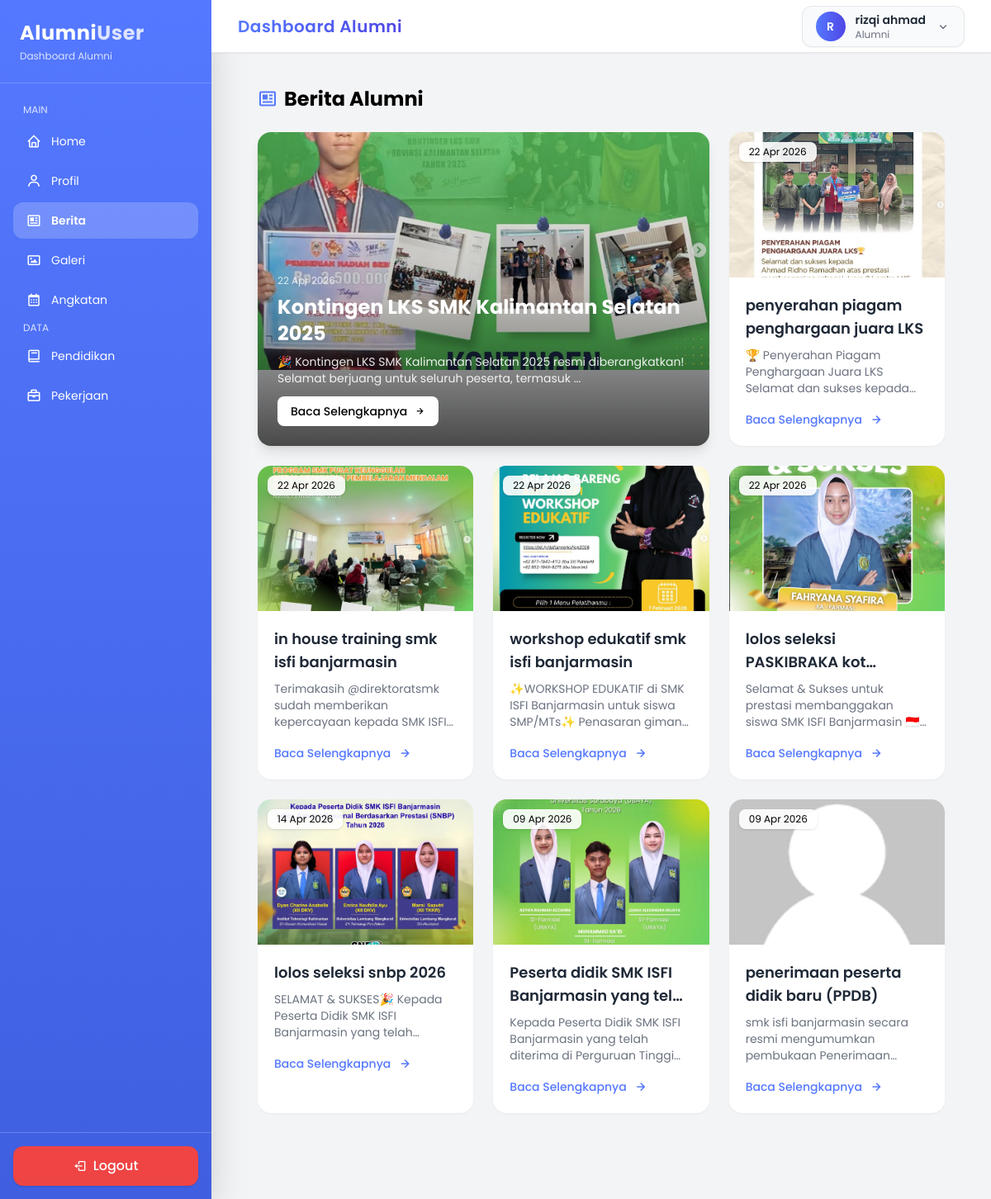
Screenshot of /dashboard_alumni.php?page=berita (signed in) with the database file from the repository.
### tables this page shows
CREATE TABLE `alumni` (
  `id` int NOT NULL,
  `user_id` int NOT NULL,
  `jenis_kelamin` enum('L','P') DEFAULT NULL,
  `tahun_lulus` year DEFAULT NULL,
  `alamat` text,
  `no_telepon` varchar(20) DEFAULT NULL,
  `angkatan_id` int DEFAULT NULL,
  `jurusan_id` int DEFAULT NULL
);

CREATE TABLE `berita` (
  `id` int NOT NULL,
  `judul` varchar(150) NOT NULL,
  `isi_berita` text NOT NULL,
  `gambar` varchar(255) DEFAULT NULL,
  `tanggal_post` datetime DEFAULT CURRENT_TIMESTAMP,
  `user_id` int NOT NULL
);

### pages/alumni/berita/berita.php (the view, shortened to what this page needs)
<?php
$berita = mysqli_query($conn, "
    SELECT * FROM berita ORDER BY tanggal_post DESC
");
$user_id = $_SESSION['user_id'];
$g = mysqli_query($conn, "SELECT jenis_kelamin FROM alumni WHERE user_id='$user_id'");
$gender = mysqli_fetch_assoc($g)['jenis_kelamin'] ?? 'L';
$hoverColor = ($gender == 'P') ? '#EC4899' : '#5478FF';
$alumni = mysqli_fetch_assoc(mysqli_query($conn, "
    SELECT id, jenis_kelamin
    FROM alumni
    WHERE user_id='$user_id'
"));
$isCewe = ($alumni['jenis_kelamin'] == 'P');
$iconColor   = $isCewe ? 'text-pink-500' : 'text-[#5478FF]';
?>
<div class="p-6">
    <h1 class="text-2xl font-bold mb-6 flex items-center gap-2"> <i class='bx bx-news <?= $iconColor ?>'></i>Berita Alumni</h1>
    <div class="grid md:grid-cols-3 gap-6">
        <?php $no = 0; while($row = mysqli_fetch_assoc($berita)): $no++; ?>
            <?php
            $gambar = (!empty($row['gambar']) && file_exists("uploads/berita/".$row['gambar']))
                      ? $row['gambar']
                      : 'default.png';
            ?>
            <?php if($no == 1): ?>
                <div class="md:col-span-2 relative rounded-2xl overflow-hidden group shadow-lg"
                     style="--hover-color: <?= $hoverColor ?>;">
                    <img src="uploads/berita/<?= $gambar ?>"
                         class="w-full h-72 object-cover group-hover:scale-105 transition duration-500">
                    <div class="absolute inset-0 bg-gradient-to-t from-black/70 via-black/20 to-transparent"></div>
                    <div class="absolute bottom-0 p-6 text-white">
                        <p class="text-xs mb-2 opacity-80">
                            <?= date('d M Y', strtotime($row['tanggal_post'])) ?>
                        </p>
                        <h2 class="text-2xl font-bold mb-2 group-hover:text-[var(--hover-color)] transition">
                            <?= $row['judul'] ?>
                        </h2>
                        <p class="text-sm opacity-90 mb-3 line-clamp-2">
                            <?= substr(strip_tags($row['isi_berita']), 0, 120) ?>...
                        </p>
                        <a href="dashboard_alumni.php?page=berita-detail&id=<?= $row['id'] ?>"
                           class="inline-flex items-center gap-2 text-sm font-medium bg-white text-black px-4 py-2 rounded-lg hover:gap-3 transition">
                            Baca Selengkapnya
                            <i class='bx bx-right-arrow-alt'></i>
                        </a>
                    </div>
                </div>
            <?php else: ?>
            <div class="bg-white rounded-2xl overflow-hidden shadow-sm hover:shadow-xl transition duration-300 group hover:bg-[var(--hover-color)]/5"
                 style="--hover-color: <?= $hoverColor ?>;">
                <div class="relative overflow-hidden">
                    <img src="uploads/berita/<?= $gambar ?>"
                         class="w-full h-44 object-cover group-hover:scale-105 transition duration-300">
                    <div class="absolute top-3 left-3 bg-white/90 px-3 py-1 text-xs rounded-lg shadow">
                        <?= date('d M Y', strtotime($row['tanggal_post'])) ?>
                    </div>
                </div>
                <div class="p-5">
                    <h2 class="font-semibold text-lg text-gray-800 mb-2 line-clamp-2 transition group-hover:text-[var(--hover-color)]">
                        <?= $row['judul'] ?>
                    </h2>
                    <p class="text-sm text-gray-500 mb-4 line-clamp-3">
                        <?= substr(strip_tags($row['isi_berita']), 0, 100) ?>...
                    </p>
                    <a href="dashboard_alumni.php?page=berita-detail&id=<?= $row['id'] ?>"
                       class="inline-flex items-center gap-2 text-sm font-medium hover:gap-3 transition"
                       style="color: <?= $hoverColor ?>;">
                        Baca Selengkapnya
                        <i class='bx bx-right-arrow-alt text-lg'></i>
                    </a>
                </div>
            </div>
            <?php endif; ?>
        <?php endwhile; ?>
    </div>
</div>

### pages/alumni/berita/berita.php (style rules this page uses)
.line-clamp-2 { display: -webkit-box; -webkit-line-clamp: 2; -webkit-box-orient: vertical; overflow: hidden; }
.line-clamp-3 { display: -webkit-box; -webkit-line-clamp: 3; -webkit-box-orient: vertical; overflow: hidden; }

### rows the page displays
berita: gambar (picture), tanggal_post "22 Apr 2026", judul "Kontingen LKS SMK Kalimantan Selatan 2025", isi_berita "🎉 Kontingen LKS SMK Kalimantan Selatan 2025 resmi diberangkatkan! Selamat berjuang untuk seluruh peserta, termasuk"
berita: gambar (picture), tanggal_post "22 Apr 2026", judul "penyerahan piagam penghargaan juara LKS", isi_berita "🏆 Penyerahan Piagam Penghargaan Juara LKS Selamat dan sukses…"
berita: gambar (picture), tanggal_post "22 Apr 2026", judul "in house training smk isfi banjarmasin", isi_berita "Terimakasih @direktoratsmk sudah memberikan kepercayaan kepada SMK…"
berita: gambar (picture), tanggal_post "22 Apr 2026", judul "workshop edukatif smk isfi banjarmasin", isi_berita "✨WORKSHOP EDUKATIF di SMK ISFI Banjarmasin untuk siswa SMP/MTs✨ Penasaran…"
berita: gambar (picture), tanggal_post "22 Apr 2026", judul "lolos seleksi PASKIBRAKA…", isi_berita "Selamat & Sukses untuk prestasi membanggakan siswa SMK ISFI Banjarmasin…"
berita: gambar (picture), tanggal_post "14 Apr 2026", judul "lolos seleksi snbp 2026", isi_berita "SELAMAT & SUKSES🎉 Kepada Peserta Didik SMK ISFI Banjarmasin yang…"
berita: gambar (picture), tanggal_post "09 Apr 2026", judul "Peserta didik SMK ISFI Banjarmasin yang…", isi_berita "Kepada Peserta Didik SMK ISFI Banjarmasin yang telah diterima di Perguruan…"
berita: shows a picture, tanggal_post "09 Apr 2026", judul "penerimaan peserta didik baru (PPDB)", isi_berita "smk isfi banjarmasin secara resmi mengumumkan pembukaan…"

### other values shown
substr($_SESSION['fullname'],0,1) "R"
$_SESSION['fullname'] "rizqi ahmad"
